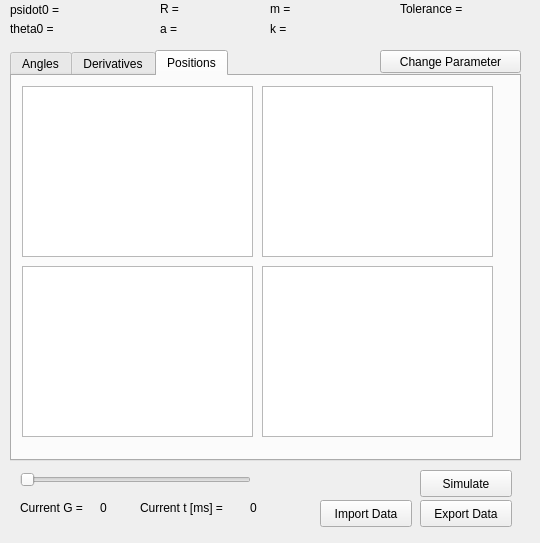
<?xml version="1.0" encoding="UTF-8"?>
<ui version="4.0">
 <class>MainWindow</class>
 <widget class="QMainWindow" name="MainWindow">
  <property name="geometry">
   <rect>
    <x>0</x>
    <y>0</y>
    <width>540</width>
    <height>543</height>
   </rect>
  </property>
  <property name="minimumSize">
   <size>
    <width>540</width>
    <height>543</height>
   </size>
  </property>
  <property name="maximumSize">
   <size>
    <width>540</width>
    <height>543</height>
   </size>
  </property>
  <property name="windowTitle">
   <string>MainWindow</string>
  </property>
  <widget class="QWidget" name="centralWidget">
   <widget class="QTabWidget" name="tabWidget">
    <property name="geometry">
     <rect>
      <x>10</x>
      <y>50</y>
      <width>511</width>
      <height>411</height>
     </rect>
    </property>
    <property name="currentIndex">
     <number>2</number>
    </property>
    <widget class="QWidget" name="Angles">
     <attribute name="title">
      <string>Angles</string>
     </attribute>
     <widget class="QGraphicsView" name="graphicsView_3">
      <property name="geometry">
       <rect>
        <x>10</x>
        <y>190</y>
        <width>231</width>
        <height>171</height>
       </rect>
      </property>
     </widget>
     <widget class="QGraphicsView" name="graphicsView">
      <property name="geometry">
       <rect>
        <x>10</x>
        <y>10</y>
        <width>231</width>
        <height>171</height>
       </rect>
      </property>
     </widget>
     <widget class="QGraphicsView" name="graphicsView_2">
      <property name="geometry">
       <rect>
        <x>250</x>
        <y>10</y>
        <width>231</width>
        <height>171</height>
       </rect>
      </property>
     </widget>
     <widget class="QGraphicsView" name="graphicsView_4">
      <property name="geometry">
       <rect>
        <x>250</x>
        <y>190</y>
        <width>231</width>
        <height>171</height>
       </rect>
      </property>
     </widget>
    </widget>
    <widget class="QWidget" name="Derivatives">
     <attribute name="title">
      <string>Derivatives</string>
     </attribute>
     <widget class="QGraphicsView" name="graphicsView_5">
      <property name="geometry">
       <rect>
        <x>10</x>
        <y>190</y>
        <width>231</width>
        <height>171</height>
       </rect>
      </property>
     </widget>
     <widget class="QGraphicsView" name="graphicsView_6">
      <property name="geometry">
       <rect>
        <x>10</x>
        <y>10</y>
        <width>231</width>
        <height>171</height>
       </rect>
      </property>
     </widget>
     <widget class="QGraphicsView" name="graphicsView_7">
      <property name="geometry">
       <rect>
        <x>250</x>
        <y>10</y>
        <width>231</width>
        <height>171</height>
       </rect>
      </property>
     </widget>
     <widget class="QGraphicsView" name="graphicsView_8">
      <property name="geometry">
       <rect>
        <x>250</x>
        <y>190</y>
        <width>231</width>
        <height>171</height>
       </rect>
      </property>
     </widget>
    </widget>
    <widget class="QWidget" name="Positions">
     <attribute name="title">
      <string>Positions</string>
     </attribute>
     <widget class="QGraphicsView" name="graphicsView_9">
      <property name="geometry">
       <rect>
        <x>250</x>
        <y>10</y>
        <width>231</width>
        <height>171</height>
       </rect>
      </property>
     </widget>
     <widget class="QGraphicsView" name="graphicsView_10">
      <property name="geometry">
       <rect>
        <x>10</x>
        <y>10</y>
        <width>231</width>
        <height>171</height>
       </rect>
      </property>
     </widget>
     <widget class="QGraphicsView" name="graphicsView_11">
      <property name="geometry">
       <rect>
        <x>250</x>
        <y>190</y>
        <width>231</width>
        <height>171</height>
       </rect>
      </property>
     </widget>
     <widget class="QGraphicsView" name="graphicsView_12">
      <property name="geometry">
       <rect>
        <x>10</x>
        <y>190</y>
        <width>231</width>
        <height>171</height>
       </rect>
      </property>
     </widget>
    </widget>
   </widget>
   <widget class="QSlider" name="t_slider">
    <property name="geometry">
     <rect>
      <x>20</x>
      <y>470</y>
      <width>231</width>
      <height>19</height>
     </rect>
    </property>
    <property name="minimum">
     <number>0</number>
    </property>
    <property name="maximum">
     <number>2200</number>
    </property>
    <property name="singleStep">
     <number>10</number>
    </property>
    <property name="tracking">
     <bool>true</bool>
    </property>
    <property name="orientation">
     <enum>Qt::Horizontal</enum>
    </property>
   </widget>
   <widget class="QPushButton" name="changeparameter_button">
    <property name="geometry">
     <rect>
      <x>380</x>
      <y>50</y>
      <width>141</width>
      <height>23</height>
     </rect>
    </property>
    <property name="text">
     <string>Change Parameter</string>
    </property>
   </widget>
   <widget class="QPushButton" name="Simulate_button">
    <property name="geometry">
     <rect>
      <x>420</x>
      <y>470</y>
      <width>92</width>
      <height>27</height>
     </rect>
    </property>
    <property name="text">
     <string>Simulate</string>
    </property>
   </widget>
   <widget class="QPushButton" name="Import_button">
    <property name="geometry">
     <rect>
      <x>320</x>
      <y>500</y>
      <width>92</width>
      <height>27</height>
     </rect>
    </property>
    <property name="text">
     <string>Import Data</string>
    </property>
   </widget>
   <widget class="QPushButton" name="Export_button">
    <property name="geometry">
     <rect>
      <x>420</x>
      <y>500</y>
      <width>92</width>
      <height>27</height>
     </rect>
    </property>
    <property name="text">
     <string>Export Data</string>
    </property>
   </widget>
   <widget class="QLabel" name="t_text">
    <property name="geometry">
     <rect>
      <x>140</x>
      <y>500</y>
      <width>101</width>
      <height>16</height>
     </rect>
    </property>
    <property name="text">
     <string>Current t [ms] = </string>
    </property>
   </widget>
   <widget class="QLabel" name="G">
    <property name="geometry">
     <rect>
      <x>100</x>
      <y>500</y>
      <width>31</width>
      <height>16</height>
     </rect>
    </property>
    <property name="text">
     <string>0</string>
    </property>
   </widget>
   <widget class="QLabel" name="t">
    <property name="geometry">
     <rect>
      <x>250</x>
      <y>500</y>
      <width>46</width>
      <height>16</height>
     </rect>
    </property>
    <property name="text">
     <string>0</string>
    </property>
   </widget>
   <widget class="QLabel" name="G_text">
    <property name="geometry">
     <rect>
      <x>20</x>
      <y>500</y>
      <width>81</width>
      <height>16</height>
     </rect>
    </property>
    <property name="text">
     <string>Current G = </string>
    </property>
   </widget>
   <widget class="QLabel" name="m_text">
    <property name="geometry">
     <rect>
      <x>270</x>
      <y>0</y>
      <width>31</width>
      <height>17</height>
     </rect>
    </property>
    <property name="text">
     <string>m = </string>
    </property>
   </widget>
   <widget class="QLabel" name="k_text">
    <property name="geometry">
     <rect>
      <x>270</x>
      <y>20</y>
      <width>21</width>
      <height>17</height>
     </rect>
    </property>
    <property name="text">
     <string>k = </string>
    </property>
   </widget>
   <widget class="QLabel" name="Tolerance_text">
    <property name="geometry">
     <rect>
      <x>400</x>
      <y>0</y>
      <width>81</width>
      <height>17</height>
     </rect>
    </property>
    <property name="text">
     <string>Tolerance = </string>
    </property>
   </widget>
   <widget class="QLabel" name="R_text">
    <property name="geometry">
     <rect>
      <x>160</x>
      <y>0</y>
      <width>31</width>
      <height>17</height>
     </rect>
    </property>
    <property name="text">
     <string>R = </string>
    </property>
   </widget>
   <widget class="QLabel" name="a_text">
    <property name="geometry">
     <rect>
      <x>160</x>
      <y>20</y>
      <width>31</width>
      <height>17</height>
     </rect>
    </property>
    <property name="text">
     <string>a = </string>
    </property>
   </widget>
   <widget class="QLabel" name="theta0_text">
    <property name="geometry">
     <rect>
      <x>10</x>
      <y>20</y>
      <width>61</width>
      <height>17</height>
     </rect>
    </property>
    <property name="text">
     <string>theta0 = </string>
    </property>
   </widget>
   <widget class="QLabel" name="psidot0_text">
    <property name="geometry">
     <rect>
      <x>10</x>
      <y>0</y>
      <width>61</width>
      <height>20</height>
     </rect>
    </property>
    <property name="text">
     <string>psidot0 = </string>
    </property>
   </widget>
   <widget class="QLabel" name="psidot0">
    <property name="geometry">
     <rect>
      <x>80</x>
      <y>0</y>
      <width>59</width>
      <height>17</height>
     </rect>
    </property>
    <property name="text">
     <string/>
    </property>
   </widget>
   <widget class="QLabel" name="theta0">
    <property name="geometry">
     <rect>
      <x>80</x>
      <y>20</y>
      <width>59</width>
      <height>17</height>
     </rect>
    </property>
    <property name="text">
     <string/>
    </property>
   </widget>
   <widget class="QLabel" name="R">
    <property name="geometry">
     <rect>
      <x>190</x>
      <y>0</y>
      <width>59</width>
      <height>17</height>
     </rect>
    </property>
    <property name="text">
     <string/>
    </property>
   </widget>
   <widget class="QLabel" name="a">
    <property name="geometry">
     <rect>
      <x>190</x>
      <y>20</y>
      <width>59</width>
      <height>17</height>
     </rect>
    </property>
    <property name="text">
     <string/>
    </property>
   </widget>
   <widget class="QLabel" name="m">
    <property name="geometry">
     <rect>
      <x>300</x>
      <y>0</y>
      <width>59</width>
      <height>17</height>
     </rect>
    </property>
    <property name="text">
     <string/>
    </property>
   </widget>
   <widget class="QLabel" name="k">
    <property name="geometry">
     <rect>
      <x>300</x>
      <y>20</y>
      <width>59</width>
      <height>17</height>
     </rect>
    </property>
    <property name="text">
     <string/>
    </property>
   </widget>
   <widget class="QLabel" name="Tolerance">
    <property name="geometry">
     <rect>
      <x>480</x>
      <y>0</y>
      <width>59</width>
      <height>17</height>
     </rect>
    </property>
    <property name="text">
     <string/>
    </property>
   </widget>
  </widget>
  <action name="actionOpenParameterOptions">
   <property name="text">
    <string>openParameterOptions</string>
   </property>
  </action>
  <action name="actionSlideTime">
   <property name="text">
    <string>SlideTime</string>
   </property>
  </action>
 </widget>
 <layoutdefault spacing="6" margin="11"/>
 <resources/>
 <connections>
  <connection>
   <sender>Export_button</sender>
   <signal>clicked()</signal>
   <receiver>MainWindow</receiver>
   <slot>ExportbuttonClicked()</slot>
   <hints>
    <hint type="sourcelabel">
     <x>492</x>
     <y>513</y>
    </hint>
    <hint type="destinationlabel">
     <x>582</x>
     <y>434</y>
    </hint>
   </hints>
  </connection>
  <connection>
   <sender>changeparameter_button</sender>
   <signal>clicked()</signal>
   <receiver>actionOpenParameterOptions</receiver>
   <slot>trigger()</slot>
   <hints>
    <hint type="sourcelabel">
     <x>445</x>
     <y>59</y>
    </hint>
    <hint type="destinationlabel">
     <x>-1</x>
     <y>-1</y>
    </hint>
   </hints>
  </connection>
  <connection>
   <sender>t_slider</sender>
   <signal>sliderMoved(int)</signal>
   <receiver>actionSlideTime</receiver>
   <slot>trigger()</slot>
   <hints>
    <hint type="sourcelabel">
     <x>135</x>
     <y>479</y>
    </hint>
    <hint type="destinationlabel">
     <x>-1</x>
     <y>-1</y>
    </hint>
   </hints>
  </connection>
 </connections>
 <slots>
  <slot>ExportbuttonClicked()</slot>
 </slots>
</ui>
